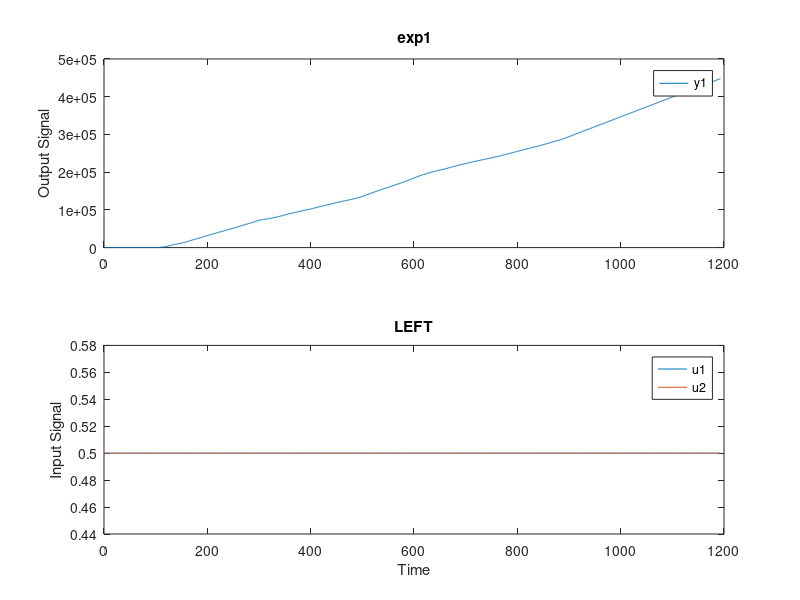
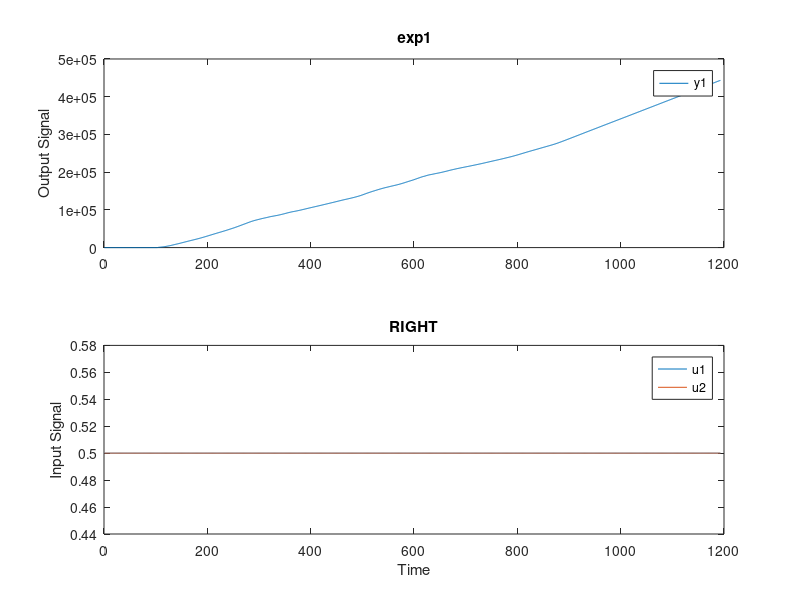
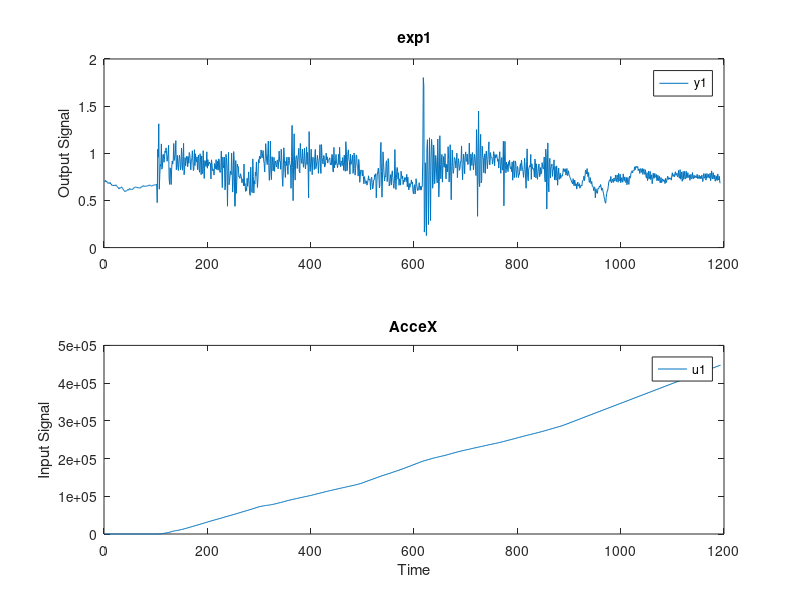
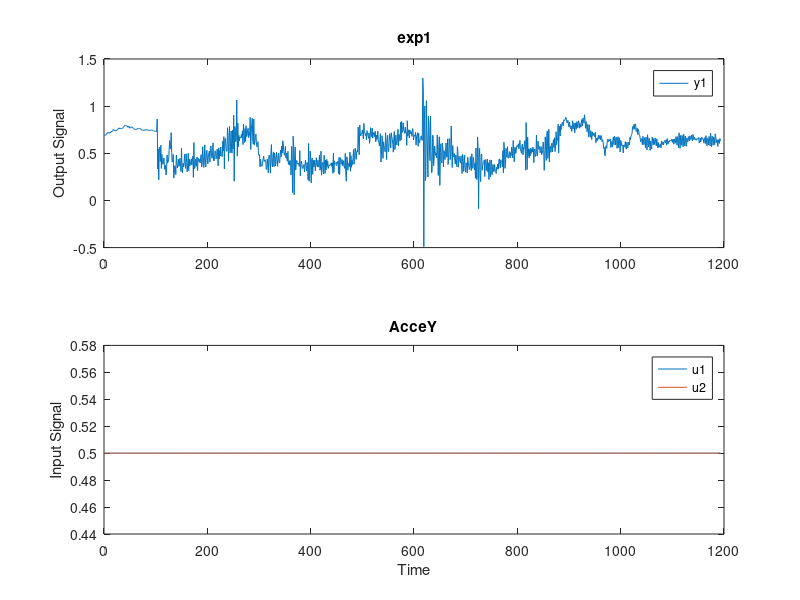

These figures' MATLAB source, in order: (Note: this script raises an error after producing the figures.)
close all; clear all; clc;
l = load ('bst05.mat');
data = l.BothSt05;
t = data.time;
n = length(t);
uL = (t>=0)*0.5;
uR = (t>=0)*0.5;
Te = 0.003;

%% Plot Date
left = data.signals(1).values;
dataLeft = iddata(left,[uL, uR], Te);
figure;
plot(dataLeft); title('LEFT');

right = data.signals(2).values;
dataRight = iddata(right,[uL, uR], Te);
figure;
plot(dataRight); title('RIGHT');

acceX = data.signals(3).values;
dataAcceXval = iddata(acceX,[uL uR], Te);
dataAcceXid = iddata(acceX,left, Te);
figure;
plot(dataAcceXid); title('AcceX');

acceY = data.signals(4).values;
dataAcceY = iddata(acceY,[uL, uR], Te);
figure;
plot(dataAcceY); title('AcceY');

gyro = data.signals(5).values;
dataGyro = iddata(gyro,[uL, uR], Te);
figure;
plot(dataGyro); title('GYRO');
%%
data6 = iddata([left, right, acceX, acceY, gyro],[uL uR], Te);

%% Extragere modele & Simulare
%Left
Options = tfestOptions;
Options.InitialCondition = 'backcast';
Hleft = tfest(dataLeft, [1 1], [0 0], Options, 'Ts', Te);
compare(dataLeft, Hleft);

%Right
%Hright = tfest(dataRight, [1 1], [0 0], Options, 'Ts', 0.003);
Hright = Hleft;
compare(dataRight, Hright);

%AcceX
Options = tfestOptions;
Options.InitialCondition = 'backcast';                                
HacceXid = tfest(dataAcceXid, 3, 3, Options, 'Ts', 0.003, 'Feedthrough', true);
HacceXval = Hleft*HacceXid;
compare(dataAcceXval, HacceXval);

%PSI
Options = tfestOptions;                                      
Hps = tfest(dataPSI, [7 7], [1 1], Options);
% compare(dataPSI, Hps);

%PSIDOT
Options = tfestOptions;                                   
Hpsdot = tfest(dataPSdot, 2, 2, Options, 'Ts', Te, 'Feedthrough', true);
% compare(dataPSdot, Hpsdot);

%PHI
Options = tfestOptions;                   
Options.InitialCondition = 'backcast';                                            
Hph = tfest(dataPhi, [6 6], [1 1], Options);
% compare(dataPhi, Hph);

%PHIDOT
Options = tfestOptions;                                                                     
Hphdot = tfest(dataPHId, 2, 1, Options, 'Ts', Te, 'Feedthrough', true);
% compare(dataPHId, Hphdot);
